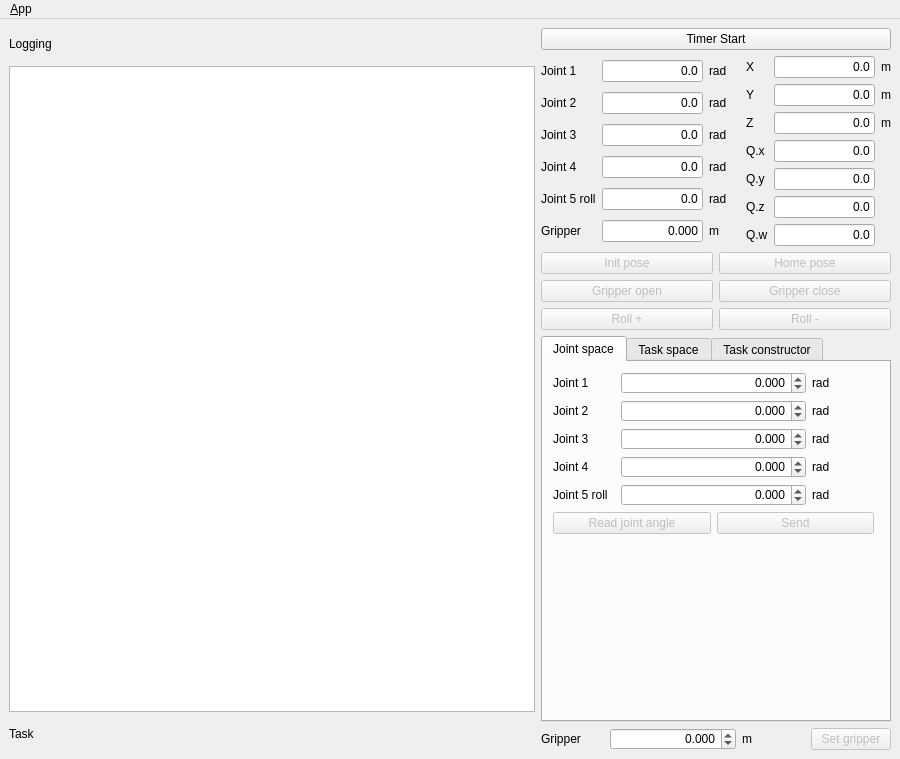
<?xml version="1.0" encoding="UTF-8"?>
<ui version="4.0">
 <class>MainWindowDesign</class>
 <widget class="QMainWindow" name="MainWindowDesign">
  <property name="enabled">
   <bool>true</bool>
  </property>
  <property name="geometry">
   <rect>
    <x>0</x>
    <y>0</y>
    <width>900</width>
    <height>759</height>
   </rect>
  </property>
  <property name="sizePolicy">
   <sizepolicy hsizetype="Preferred" vsizetype="Preferred">
    <horstretch>0</horstretch>
    <verstretch>0</verstretch>
   </sizepolicy>
  </property>
  <property name="minimumSize">
   <size>
    <width>793</width>
    <height>550</height>
   </size>
  </property>
  <property name="maximumSize">
   <size>
    <width>900</width>
    <height>800</height>
   </size>
  </property>
  <property name="windowTitle">
   <string>OpenManipulator control GUI</string>
  </property>
  <property name="windowIcon">
   <iconset>
    <normaloff>:/images/icon.png</normaloff>:/images/icon.png</iconset>
  </property>
  <property name="locale">
   <locale language="English" country="Australia"/>
  </property>
  <widget class="QWidget" name="centralwidget">
   <layout class="QGridLayout" name="gridLayout">
    <item row="0" column="0">
     <layout class="QHBoxLayout" name="horizontalLayout_24" stretch="3,2">
      <item>
       <layout class="QVBoxLayout" name="verticalLayout_11" stretch="1,20,1,25">
        <item>
         <widget class="QLabel" name="label_18">
          <property name="text">
           <string>Logging</string>
          </property>
         </widget>
        </item>
        <item>
         <widget class="QPlainTextEdit" name="plainTextEdit_log">
          <property name="readOnly">
           <bool>true</bool>
          </property>
         </widget>
        </item>
        <item>
         <widget class="QLabel" name="label_75">
          <property name="text">
           <string>Task</string>
          </property>
         </widget>
        </item>
        <item>
         <layout class="QVBoxLayout" name="verticalLayout_19"/>
        </item>
       </layout>
      </item>
      <item>
       <layout class="QVBoxLayout" name="verticalLayout_9" stretch="0,0,0,0,0,0">
        <item>
         <widget class="QPushButton" name="btn_timer_start">
          <property name="text">
           <string>Timer Start</string>
          </property>
         </widget>
        </item>
        <item>
         <layout class="QHBoxLayout" name="horizontalLayout_22"/>
        </item>
        <item>
         <layout class="QHBoxLayout" name="horizontalLayout">
          <item>
           <layout class="QGridLayout" name="gridLayout_3">
            <item row="1" column="0">
             <widget class="QLabel" name="label_5">
              <property name="text">
               <string>Joint 2</string>
              </property>
             </widget>
            </item>
            <item row="5" column="0">
             <widget class="QLabel" name="label_38">
              <property name="text">
               <string>Gripper</string>
              </property>
             </widget>
            </item>
            <item row="1" column="1">
             <widget class="QLineEdit" name="txt_j2">
              <property name="enabled">
               <bool>true</bool>
              </property>
              <property name="layoutDirection">
               <enum>Qt::LeftToRight</enum>
              </property>
              <property name="text">
               <string>0.0</string>
              </property>
              <property name="alignment">
               <set>Qt::AlignRight|Qt::AlignTrailing|Qt::AlignVCenter</set>
              </property>
              <property name="readOnly">
               <bool>true</bool>
              </property>
             </widget>
            </item>
            <item row="1" column="2">
             <widget class="QLabel" name="label_12">
              <property name="text">
               <string>rad</string>
              </property>
             </widget>
            </item>
            <item row="3" column="0">
             <widget class="QLabel" name="label_7">
              <property name="text">
               <string>Joint 4</string>
              </property>
             </widget>
            </item>
            <item row="2" column="2">
             <widget class="QLabel" name="label_13">
              <property name="text">
               <string>rad</string>
              </property>
             </widget>
            </item>
            <item row="3" column="2">
             <widget class="QLabel" name="label_14">
              <property name="text">
               <string>rad</string>
              </property>
             </widget>
            </item>
            <item row="3" column="1">
             <widget class="QLineEdit" name="txt_j4">
              <property name="enabled">
               <bool>true</bool>
              </property>
              <property name="layoutDirection">
               <enum>Qt::LeftToRight</enum>
              </property>
              <property name="text">
               <string>0.0</string>
              </property>
              <property name="alignment">
               <set>Qt::AlignRight|Qt::AlignTrailing|Qt::AlignVCenter</set>
              </property>
              <property name="readOnly">
               <bool>true</bool>
              </property>
             </widget>
            </item>
            <item row="4" column="2">
              <widget class="QLabel" name="label_j5_unit">
                <property name="text">
                <string>rad</string>
                </property>
              </widget>
            </item>
            <item row="5" column="2">
             <widget class="QLabel" name="label_39">
              <property name="text">
               <string>m</string>
              </property>
             </widget>
            </item>
            <item row="0" column="0">
             <widget class="QLabel" name="label_4">
              <property name="text">
               <string>Joint 1</string>
              </property>
             </widget>
            </item>
            <item row="0" column="1">
             <widget class="QLineEdit" name="txt_j1">
              <property name="enabled">
               <bool>true</bool>
              </property>
              <property name="layoutDirection">
               <enum>Qt::LeftToRight</enum>
              </property>
              <property name="text">
               <string>0.0</string>
              </property>
              <property name="alignment">
               <set>Qt::AlignRight|Qt::AlignTrailing|Qt::AlignVCenter</set>
              </property>
              <property name="readOnly">
               <bool>true</bool>
              </property>
             </widget>
            </item>
            <item row="2" column="1">
             <widget class="QLineEdit" name="txt_j3">
              <property name="enabled">
               <bool>true</bool>
              </property>
              <property name="layoutDirection">
               <enum>Qt::LeftToRight</enum>
              </property>
              <property name="text">
               <string>0.0</string>
              </property>
              <property name="alignment">
               <set>Qt::AlignRight|Qt::AlignTrailing|Qt::AlignVCenter</set>
              </property>
              <property name="readOnly">
               <bool>true</bool>
              </property>
             </widget>
            </item>
            <item row="4" column="1">
             <widget class="QLineEdit" name="txt_j5">
              <property name="enabled">
               <bool>true</bool>
              </property>
              <property name="layoutDirection">
               <enum>Qt::LeftToRight</enum>
              </property>
              <property name="text">
               <string>0.0</string>
              </property>
              <property name="alignment">
               <set>Qt::AlignRight|Qt::AlignTrailing|Qt::AlignVCenter</set>
              </property>
              <property name="readOnly">
               <bool>true</bool>
              </property>
             </widget>
            </item>
            <item row="5" column="1">
             <widget class="QLineEdit" name="txt_grip">
              <property name="enabled">
               <bool>true</bool>
              </property>
              <property name="layoutDirection">
               <enum>Qt::LeftToRight</enum>
              </property>
              <property name="text">
               <string>0.000</string>
              </property>
              <property name="alignment">
               <set>Qt::AlignRight|Qt::AlignTrailing|Qt::AlignVCenter</set>
              </property>
              <property name="readOnly">
               <bool>true</bool>
              </property>
             </widget>
            </item>
            <item row="2" column="0">
             <widget class="QLabel" name="label_6">
              <property name="text">
               <string>Joint 3</string>
              </property>
             </widget>
            </item>
            <item row="4" column="0">
             <widget class="QLabel" name="label_j5">
              <property name="text">
               <string>Joint 5 roll</string>
              </property>
             </widget>
            </item>
            <item row="0" column="2">
             <widget class="QLabel" name="label_11">
              <property name="text">
               <string>rad</string>
              </property>
             </widget>
            </item>
           </layout>
          </item>
          <item>
           <widget class="QLabel" name="label_2">
            <property name="text">
             <string/>
            </property>
           </widget>
          </item>
          <item>
           <layout class="QGridLayout" name="gridLayout_4">
            <item row="1" column="1">
             <widget class="QLineEdit" name="txt_y">
              <property name="enabled">
               <bool>true</bool>
              </property>
              <property name="layoutDirection">
               <enum>Qt::LeftToRight</enum>
              </property>
              <property name="text">
               <string>0.0</string>
              </property>
              <property name="alignment">
               <set>Qt::AlignRight|Qt::AlignTrailing|Qt::AlignVCenter</set>
              </property>
              <property name="readOnly">
               <bool>true</bool>
              </property>
             </widget>
            </item>
            <item row="3" column="1">
             <widget class="QLineEdit" name="txt_q_x">
              <property name="enabled">
               <bool>true</bool>
              </property>
              <property name="layoutDirection">
               <enum>Qt::LeftToRight</enum>
              </property>
              <property name="text">
               <string>0.0</string>
              </property>
              <property name="alignment">
               <set>Qt::AlignRight|Qt::AlignTrailing|Qt::AlignVCenter</set>
              </property>
              <property name="readOnly">
               <bool>true</bool>
              </property>
             </widget>
            </item>
            <item row="3" column="0">
             <widget class="QLabel" name="label_49">
              <property name="text">
               <string>Q.x</string>
              </property>
             </widget>
            </item>
            <item row="0" column="0">
             <widget class="QLabel" name="label_10">
              <property name="text">
               <string>X</string>
              </property>
             </widget>
            </item>
            <item row="2" column="0">
             <widget class="QLabel" name="label_8">
              <property name="text">
               <string>Z</string>
              </property>
             </widget>
            </item>
            <item row="0" column="1">
             <widget class="QLineEdit" name="txt_x">
              <property name="enabled">
               <bool>true</bool>
              </property>
              <property name="layoutDirection">
               <enum>Qt::LeftToRight</enum>
              </property>
              <property name="text">
               <string>0.0</string>
              </property>
              <property name="alignment">
               <set>Qt::AlignRight|Qt::AlignTrailing|Qt::AlignVCenter</set>
              </property>
              <property name="readOnly">
               <bool>true</bool>
              </property>
             </widget>
            </item>
            <item row="0" column="2">
             <widget class="QLabel" name="label_16">
              <property name="text">
               <string>m</string>
              </property>
             </widget>
            </item>
            <item row="4" column="0">
             <widget class="QLabel" name="label_50">
              <property name="text">
               <string>Q.y</string>
              </property>
             </widget>
            </item>
            <item row="1" column="0">
             <widget class="QLabel" name="label_9">
              <property name="text">
               <string>Y</string>
              </property>
             </widget>
            </item>
            <item row="5" column="1">
             <widget class="QLineEdit" name="txt_q_z">
              <property name="enabled">
               <bool>true</bool>
              </property>
              <property name="layoutDirection">
               <enum>Qt::LeftToRight</enum>
              </property>
              <property name="text">
               <string>0.0</string>
              </property>
              <property name="alignment">
               <set>Qt::AlignRight|Qt::AlignTrailing|Qt::AlignVCenter</set>
              </property>
              <property name="readOnly">
               <bool>true</bool>
              </property>
             </widget>
            </item>
            <item row="5" column="0">
             <widget class="QLabel" name="label_51">
              <property name="text">
               <string>Q.z</string>
              </property>
             </widget>
            </item>
            <item row="2" column="1">
             <widget class="QLineEdit" name="txt_z">
              <property name="enabled">
               <bool>true</bool>
              </property>
              <property name="layoutDirection">
               <enum>Qt::LeftToRight</enum>
              </property>
              <property name="text">
               <string>0.0</string>
              </property>
              <property name="alignment">
               <set>Qt::AlignRight|Qt::AlignTrailing|Qt::AlignVCenter</set>
              </property>
              <property name="readOnly">
               <bool>true</bool>
              </property>
             </widget>
            </item>
            <item row="4" column="1">
             <widget class="QLineEdit" name="txt_q_y">
              <property name="enabled">
               <bool>true</bool>
              </property>
              <property name="layoutDirection">
               <enum>Qt::LeftToRight</enum>
              </property>
              <property name="text">
               <string>0.0</string>
              </property>
              <property name="alignment">
               <set>Qt::AlignRight|Qt::AlignTrailing|Qt::AlignVCenter</set>
              </property>
              <property name="readOnly">
               <bool>true</bool>
              </property>
             </widget>
            </item>
            <item row="6" column="0">
             <widget class="QLabel" name="label_52">
              <property name="text">
               <string>Q.w</string>
              </property>
             </widget>
            </item>
            <item row="6" column="1">
             <widget class="QLineEdit" name="txt_q_w">
              <property name="enabled">
               <bool>true</bool>
              </property>
              <property name="layoutDirection">
               <enum>Qt::LeftToRight</enum>
              </property>
              <property name="text">
               <string>0.0</string>
              </property>
              <property name="alignment">
               <set>Qt::AlignRight|Qt::AlignTrailing|Qt::AlignVCenter</set>
              </property>
              <property name="readOnly">
               <bool>true</bool>
              </property>
             </widget>
            </item>
            <item row="1" column="2">
             <widget class="QLabel" name="label_17">
              <property name="text">
               <string>m</string>
              </property>
             </widget>
            </item>
            <item row="2" column="2">
             <widget class="QLabel" name="label_15">
              <property name="text">
               <string>m</string>
              </property>
             </widget>
            </item>
           </layout>
          </item>
         </layout>
        </item>
        <item>
         <layout class="QVBoxLayout" name="verticalLayout_3">
          <item>
           <layout class="QHBoxLayout" name="horizontalLayout_3">
            <item>
             <widget class="QPushButton" name="btn_init_pose">
              <property name="enabled">
               <bool>false</bool>
              </property>
              <property name="text">
               <string>Init pose</string>
              </property>
             </widget>
            </item>
            <item>
             <widget class="QPushButton" name="btn_home_pose">
              <property name="enabled">
               <bool>false</bool>
              </property>
              <property name="text">
               <string>Home pose</string>
              </property>
             </widget>
            </item>
           </layout>
          </item>
          <item>
           <layout class="QHBoxLayout" name="horizontalLayout_4">
            <item>
             <widget class="QPushButton" name="btn_gripper_open">
              <property name="enabled">
               <bool>false</bool>
              </property>
              <property name="text">
               <string>Gripper open</string>
              </property>
             </widget>
            </item>
            <item>
             <widget class="QPushButton" name="btn_gripper_close">
              <property name="enabled">
               <bool>false</bool>
              </property>
              <property name="text">
               <string>Gripper close</string>
              </property>
             </widget>
            </item>
           </layout>
          </item>
          <item>
           <layout class="QHBoxLayout" name="horizontalLayout_wrist">
            <item>
             <widget class="QPushButton" name="btn_wrist_ccw">
              <property name="enabled">
               <bool>false</bool>
              </property>
              <property name="text">
               <string>Roll +</string>
              </property>
             </widget>
            </item>
            <item>
             <widget class="QPushButton" name="btn_wrist_cw">
              <property name="enabled">
               <bool>false</bool>
              </property>
              <property name="text">
               <string>Roll -</string>
              </property>
             </widget>
            </item>
           </layout>
          </item>
         </layout>
        </item>
        <item>
         <widget class="QTabWidget" name="tabWidget">
          <property name="minimumSize">
           <size>
            <width>348</width>
            <height>348</height>
           </size>
          </property>
          <property name="currentIndex">
           <number>0</number>
          </property>
          <widget class="QWidget" name="tab_js">
           <property name="enabled">
            <bool>true</bool>
           </property>
           <property name="tabletTracking">
            <bool>false</bool>
           </property>
           <attribute name="title">
            <string>Joint space</string>
           </attribute>
           <widget class="QWidget" name="verticalLayoutWidget">
            <property name="geometry">
             <rect>
              <x>10</x>
              <y>10</y>
              <width>321</width>
              <height>162</height>
             </rect>
            </property>
            <layout class="QVBoxLayout" name="verticalLayout_4">
             <item>
              <layout class="QGridLayout" name="gridLayout_2" columnstretch="1,3,1">
               <item row="2" column="1">
                <widget class="QDoubleSpinBox" name="doubleSpinBox_j3">
                 <property name="alignment">
                  <set>Qt::AlignRight|Qt::AlignTrailing|Qt::AlignVCenter</set>
                 </property>
                 <property name="decimals">
                  <number>3</number>
                 </property>
                 <property name="minimum">
                  <double>-3.140000000000000</double>
                 </property>
                 <property name="maximum">
                  <double>3.140000000000000</double>
                 </property>
                 <property name="singleStep">
                  <double>0.050000000000000</double>
                 </property>
                </widget>
               </item>
               <item row="1" column="2">
                <widget class="QLabel" name="label_23">
                 <property name="text">
                  <string>rad</string>
                 </property>
                </widget>
               </item>
               <item row="3" column="2">
                <widget class="QLabel" name="label_22">
                 <property name="text">
                  <string>rad</string>
                 </property>
                </widget>
               </item>
               <item row="0" column="1">
                <widget class="QDoubleSpinBox" name="doubleSpinBox_j1">
                 <property name="alignment">
                  <set>Qt::AlignRight|Qt::AlignTrailing|Qt::AlignVCenter</set>
                 </property>
                 <property name="decimals">
                  <number>3</number>
                 </property>
                 <property name="minimum">
                  <double>-3.140000000000000</double>
                 </property>
                 <property name="maximum">
                  <double>3.140000000000000</double>
                 </property>
                 <property name="singleStep">
                  <double>0.050000000000000</double>
                 </property>
                </widget>
               </item>
               <item row="3" column="1">
                <widget class="QDoubleSpinBox" name="doubleSpinBox_j4">
                 <property name="alignment">
                  <set>Qt::AlignRight|Qt::AlignTrailing|Qt::AlignVCenter</set>
                 </property>
                 <property name="decimals">
                  <number>3</number>
                 </property>
                 <property name="minimum">
                  <double>-3.140000000000000</double>
                 </property>
                 <property name="maximum">
                  <double>3.140000000000000</double>
                 </property>
                 <property name="singleStep">
                  <double>0.050000000000000</double>
                 </property>
                </widget>
               </item>
               <item row="2" column="0">
                <widget class="QLabel" name="label_19">
                 <property name="text">
                  <string>Joint 3</string>
                 </property>
                </widget>
               </item>
               <item row="2" column="2">
                <widget class="QLabel" name="label_21">
                 <property name="text">
                  <string>rad</string>
                 </property>
                </widget>
               </item>
               <item row="0" column="2">
                <widget class="QLabel" name="label_61">
                 <property name="text">
                  <string>rad</string>
                 </property>
                </widget>
               </item>
               <item row="1" column="0">
                <widget class="QLabel" name="label_24">
                 <property name="text">
                  <string>Joint 2</string>
                 </property>
                </widget>
               </item>
               <item row="1" column="1">
                <widget class="QDoubleSpinBox" name="doubleSpinBox_j2">
                 <property name="alignment">
                  <set>Qt::AlignRight|Qt::AlignTrailing|Qt::AlignVCenter</set>
                 </property>
                 <property name="decimals">
                  <number>3</number>
                 </property>
                 <property name="minimum">
                  <double>-3.140000000000000</double>
                 </property>
                 <property name="maximum">
                  <double>3.140000000000000</double>
                 </property>
                 <property name="singleStep">
                  <double>0.050000000000000</double>
                 </property>
                </widget>
               </item>
               <item row="3" column="0">
                <widget class="QLabel" name="label_20">
                 <property name="text">
                  <string>Joint 4</string>
                </property>
                </widget>
               </item>
               <item row="4" column="0">
                <widget class="QLabel" name="label_j5_spin">
                 <property name="text">
                  <string>Joint 5 roll</string>
                 </property>
                </widget>
               </item>
               <item row="4" column="1">
                <widget class="QDoubleSpinBox" name="doubleSpinBox_j5">
                 <property name="alignment">
                  <set>Qt::AlignRight|Qt::AlignTrailing|Qt::AlignVCenter</set>
                 </property>
                 <property name="decimals">
                  <number>3</number>
                 </property>
                 <property name="minimum">
                  <double>-2.618000000000000</double>
                 </property>
                 <property name="maximum">
                  <double>2.618000000000000</double>
                 </property>
                 <property name="singleStep">
                  <double>0.050000000000000</double>
                 </property>
                </widget>
               </item>
               <item row="4" column="2">
                <widget class="QLabel" name="label_j5_unit_spin">
                 <property name="text">
                  <string>rad</string>
                 </property>
                </widget>
               </item>
               <item row="0" column="0">
                <widget class="QLabel" name="label_26">
                 <property name="text">
                  <string>Joint 1</string>
                 </property>
                </widget>
               </item>
              </layout>
             </item>
             <item>
              <layout class="QHBoxLayout" name="horizontalLayout_13">
               <item>
                <widget class="QPushButton" name="btn_read_joint_angle">
                 <property name="enabled">
                  <bool>false</bool>
                 </property>
                 <property name="text">
                  <string>Read joint angle</string>
                 </property>
                </widget>
               </item>
               <item>
                <widget class="QPushButton" name="btn_send_joint_angle">
                 <property name="enabled">
                  <bool>false</bool>
                 </property>
                 <property name="text">
                  <string>Send</string>
                 </property>
                </widget>
               </item>
              </layout>
             </item>
            </layout>
           </widget>
          </widget>
          <widget class="QWidget" name="tab_cs">
           <attribute name="title">
            <string>Task space</string>
           </attribute>
           <widget class="QWidget" name="horizontalLayoutWidget_30">
            <property name="geometry">
             <rect>
              <x>10</x>
              <y>10</y>
              <width>321</width>
              <height>222</height>
             </rect>
            </property>
            <layout class="QHBoxLayout" name="horizontalLayout_32" stretch="0,0,2">
             <item>
              <layout class="QGridLayout" name="gridLayout_5">
               <item row="0" column="0">
                <widget class="QLabel" name="label_29">
                 <property name="text">
                  <string>X </string>
                 </property>
                </widget>
               </item>
               <item row="1" column="0">
                <widget class="QLabel" name="label_32">
                 <property name="text">
                  <string>Y</string>
                 </property>
                </widget>
               </item>
               <item row="1" column="2">
                <widget class="QLabel" name="label_27">
                 <property name="text">
                  <string>m</string>
                 </property>
                </widget>
               </item>
               <item row="0" column="2">
                <widget class="QLabel" name="label_31">
                 <property name="text">
                  <string>m</string>
                 </property>
                </widget>
               </item>
               <item row="3" column="0">
                <widget class="QLabel" name="label_35">
                 <property name="text">
                  <string>Q.x</string>
                 </property>
                </widget>
               </item>
               <item row="4" column="1">
                <widget class="QDoubleSpinBox" name="doubleSpinBox_q_y">
                 <property name="decimals">
                  <number>3</number>
                 </property>
                 <property name="minimum">
                  <double>-1.000000000000000</double>
                 </property>
                 <property name="maximum">
                  <double>1.000000000000000</double>
                 </property>
                 <property name="singleStep">
                  <double>0.010000000000000</double>
                 </property>
                </widget>
               </item>
               <item row="2" column="1">
                <widget class="QDoubleSpinBox" name="doubleSpinBox_z">
                 <property name="decimals">
                  <number>3</number>
                 </property>
                 <property name="minimum">
                  <double>-1.000000000000000</double>
                 </property>
                 <property name="maximum">
                  <double>1.000000000000000</double>
                 </property>
                 <property name="singleStep">
                  <double>0.010000000000000</double>
                 </property>
                </widget>
               </item>
               <item row="1" column="1">
                <widget class="QDoubleSpinBox" name="doubleSpinBox_y">
                 <property name="decimals">
                  <number>3</number>
                 </property>
                 <property name="minimum">
                  <double>-1.000000000000000</double>
                 </property>
                 <property name="maximum">
                  <double>1.000000000000000</double>
                 </property>
                 <property name="singleStep">
                  <double>0.010000000000000</double>
                 </property>
                </widget>
               </item>
               <item row="2" column="0">
                <widget class="QLabel" name="label_30">
                 <property name="text">
                  <string>Z</string>
                 </property>
                </widget>
               </item>
               <item row="0" column="1">
                <widget class="QDoubleSpinBox" name="doubleSpinBox_x">
                 <property name="decimals">
                  <number>3</number>
                 </property>
                 <property name="minimum">
                  <double>-1.000000000000000</double>
                 </property>
                 <property name="maximum">
                  <double>1.000000000000000</double>
                 </property>
                 <property name="singleStep">
                  <double>0.010000000000000</double>
                 </property>
                </widget>
               </item>
               <item row="4" column="0">
                <widget class="QLabel" name="label_53">
                 <property name="text">
                  <string>Q.y</string>
                 </property>
                </widget>
               </item>
               <item row="5" column="1">
                <widget class="QDoubleSpinBox" name="doubleSpinBox_q_z">
                 <property name="decimals">
                  <number>3</number>
                 </property>
                 <property name="minimum">
                  <double>-1.000000000000000</double>
                 </property>
                 <property name="maximum">
                  <double>1.000000000000000</double>
                 </property>
                 <property name="singleStep">
                  <double>0.010000000000000</double>
                 </property>
                </widget>
               </item>
               <item row="3" column="1">
                <widget class="QDoubleSpinBox" name="doubleSpinBox_q_x">
                 <property name="decimals">
                  <number>3</number>
                 </property>
                 <property name="minimum">
                  <double>-1.000000000000000</double>
                 </property>
                 <property name="maximum">
                  <double>1.000000000000000</double>
                 </property>
                 <property name="singleStep">
                  <double>0.010000000000000</double>
                 </property>
                </widget>
               </item>
               <item row="5" column="0">
                <widget class="QLabel" name="label_54">
                 <property name="text">
                  <string>Q.z</string>
                 </property>
                </widget>
               </item>
               <item row="6" column="0">
                <widget class="QLabel" name="label_55">
                 <property name="text">
                  <string>Q.w</string>
                 </property>
                </widget>
               </item>
               <item row="6" column="1">
                <widget class="QDoubleSpinBox" name="doubleSpinBox_q_w">
                 <property name="decimals">
                  <number>3</number>
                 </property>
                 <property name="minimum">
                  <double>-1.000000000000000</double>
                 </property>
                 <property name="maximum">
                  <double>1.000000000000000</double>
                 </property>
                 <property name="singleStep">
                  <double>0.010000000000000</double>
                 </property>
                </widget>
               </item>
               <item row="2" column="2">
                <widget class="QLabel" name="label_28">
                 <property name="text">
                  <string>m</string>
                 </property>
                </widget>
               </item>
              </layout>
             </item>
             <item>
              <widget class="QLabel" name="label_3">
               <property name="text">
                <string/>
               </property>
              </widget>
             </item>
             <item>
              <layout class="QVBoxLayout" name="verticalLayout_17" stretch="1,2">
               <item>
                <layout class="QVBoxLayout" name="verticalLayout_14" stretch="0,0,0,0,0">
                 <item>
                  <widget class="QLabel" name="label_57">
                   <property name="autoFillBackground">
                    <bool>false</bool>
                   </property>
                   <property name="text">
                    <string>position_tol</string>
                   </property>
                  </widget>
                 </item>
                 <item>
                  <widget class="QDoubleSpinBox" name="doubleSpinBox_position_tol">
                   <property name="alignment">
                    <set>Qt::AlignRight|Qt::AlignTrailing|Qt::AlignVCenter</set>
                   </property>
                   <property name="decimals">
                    <number>3</number>
                   </property>
                   <property name="minimum">
                    <double>0.000000000000000</double>
                   </property>
                   <property name="maximum">
                    <double>1.000000000000000</double>
                   </property>
                   <property name="singleStep">
                    <double>0.010000000000000</double>
                   </property>
                   <property name="value">
                    <double>0.050000000000000</double>
                   </property>
                  </widget>
                 </item>
                 <item>
                  <widget class="QLabel" name="label_56">
                   <property name="text">
                    <string>orientation_tol</string>
                   </property>
                  </widget>
                 </item>
                 <item>
                  <widget class="QDoubleSpinBox" name="doubleSpinBox_orientation_tol">
                   <property name="alignment">
                    <set>Qt::AlignRight|Qt::AlignTrailing|Qt::AlignVCenter</set>
                   </property>
                   <property name="decimals">
                    <number>3</number>
                   </property>
                   <property name="minimum">
                    <double>0.000000000000000</double>
                   </property>
                   <property name="maximum">
                    <double>1.000000000000000</double>
                   </property>
                   <property name="singleStep">
                    <double>0.010000000000000</double>
                   </property>
                   <property name="value">
                    <double>0.050000000000000</double>
                   </property>
                  </widget>
                 </item>
                 <item>
                  <widget class="QCheckBox" name="checkBox">
                   <property name="text">
                    <string>position only</string>
                   </property>
                   <property name="checked">
                    <bool>true</bool>
                   </property>
                  </widget>
                 </item>
                </layout>
               </item>
               <item>
                <layout class="QVBoxLayout" name="verticalLayout_16" stretch="1,1">
                 <item>
                  <widget class="QPushButton" name="btn_read_kinematic_pose">
                   <property name="enabled">
                    <bool>false</bool>
                   </property>
                   <property name="text">
                    <string>Read kinematic pose</string>
                   </property>
                  </widget>
                 </item>
                 <item>
                  <widget class="QPushButton" name="btn_send_kinematic_pose">
                   <property name="enabled">
                    <bool>false</bool>
                   </property>
                   <property name="text">
                    <string>Send</string>
                   </property>
                  </widget>
                 </item>
                </layout>
               </item>
              </layout>
             </item>
            </layout>
           </widget>
          </widget>
          <widget class="QWidget" name="Task_constructor">
           <attribute name="title">
            <string>Task constructor</string>
           </attribute>
           <widget class="QWidget" name="verticalLayoutWidget_19">
            <property name="geometry">
             <rect>
              <x>10</x>
              <y>10</y>
              <width>321</width>
              <height>231</height>
             </rect>
            </property>
            <layout class="QVBoxLayout" name="verticalLayout_20" stretch="3,1,3">
             <item>
              <widget class="QPushButton" name="btn_save_pose">
               <property name="text">
                <string>Save pose</string>
               </property>
              </widget>
             </item>
             <item>
              <layout class="QVBoxLayout" name="verticalLayout_18">
               <item>
                <layout class="QHBoxLayout" name="horizontalLayout_35">
                 <item>
                  <layout class="QHBoxLayout" name="horizontalLayout_33">
                   <item>
                    <widget class="QLabel" name="label">
                     <property name="text">
                      <string>Iters</string>
                     </property>
                    </widget>
                   </item>
                   <item>
                    <widget class="QSpinBox" name="txt_rap">
                     <property name="maximum">
                      <number>999</number>
                     </property>
                     <property name="value">
                      <number>1</number>
                     </property>
                    </widget>
                   </item>
                  </layout>
                 </item>
                 <item>
                  <widget class="QPushButton" name="btn_play">
                   <property name="text">
                    <string>Play</string>
                   </property>
                  </widget>
                 </item>
                </layout>
               </item>
               <item>
                <layout class="QHBoxLayout" name="horizontalLayout_36">
                 <item>
                  <widget class="QPushButton" name="btn_read_task">
                   <property name="enabled">
                    <bool>true</bool>
                   </property>
                   <property name="text">
                    <string>Read task</string>
                   </property>
                  </widget>
                 </item>
                 <item>
                  <widget class="QPushButton" name="btn_stop">
                   <property name="text">
                    <string>Stop</string>
                   </property>
                  </widget>
                 </item>
                </layout>
               </item>
              </layout>
             </item>
             <item>
              <widget class="QPushButton" name="btn_reset_task">
               <property name="text">
                <string>Reset task</string>
               </property>
              </widget>
             </item>
            </layout>
           </widget>
          </widget>
         </widget>
        </item>
        <item>
         <layout class="QHBoxLayout" name="horizontalLayout_23" stretch="1,2,1,0">
          <item>
           <widget class="QLabel" name="label_37">
            <property name="text">
             <string>Gripper</string>
            </property>
           </widget>
          </item>
          <item>
           <widget class="QDoubleSpinBox" name="doubleSpinBox_gripper">
            <property name="minimumSize">
             <size>
              <width>0</width>
              <height>4</height>
             </size>
            </property>
            <property name="alignment">
             <set>Qt::AlignRight|Qt::AlignTrailing|Qt::AlignVCenter</set>
            </property>
            <property name="decimals">
             <number>3</number>
            </property>
            <property name="minimum">
             <double>-1.135000000000000</double>
            </property>
            <property name="maximum">
             <double>1.135000000000000</double>
            </property>
            <property name="singleStep">
             <double>0.002000000000000</double>
            </property>
            <property name="value">
             <double>0.000000000000000</double>
            </property>
           </widget>
          </item>
          <item>
           <widget class="QLabel" name="label_40">
            <property name="text">
             <string>m</string>
            </property>
           </widget>
          </item>
          <item>
           <widget class="QPushButton" name="btn_set_gripper">
            <property name="enabled">
             <bool>false</bool>
            </property>
            <property name="text">
             <string>Set gripper</string>
            </property>
           </widget>
          </item>
         </layout>
        </item>
       </layout>
      </item>
     </layout>
    </item>
   </layout>
  </widget>
  <widget class="QMenuBar" name="menubar">
   <property name="geometry">
    <rect>
     <x>0</x>
     <y>0</y>
     <width>900</width>
     <height>22</height>
    </rect>
   </property>
   <widget class="QMenu" name="menu_File">
    <property name="title">
     <string>&amp;App</string>
    </property>
    <addaction name="action_Preferences"/>
    <addaction name="separator"/>
    <addaction name="actionAbout"/>
    <addaction name="actionAbout_Qt"/>
    <addaction name="separator"/>
    <addaction name="action_Quit"/>
   </widget>
   <addaction name="menu_File"/>
  </widget>
  <action name="action_Quit">
   <property name="text">
    <string>&amp;Quit</string>
   </property>
   <property name="shortcut">
    <string>Ctrl+Q</string>
   </property>
   <property name="shortcutContext">
    <enum>Qt::ApplicationShortcut</enum>
   </property>
  </action>
  <action name="action_Preferences">
   <property name="text">
    <string>&amp;Preferences</string>
   </property>
  </action>
  <action name="actionAbout">
   <property name="text">
    <string>&amp;About</string>
   </property>
  </action>
  <action name="actionAbout_Qt">
   <property name="text">
    <string>About &amp;Qt</string>
   </property>
  </action>
 </widget>
 <resources/>
 <connections>
  <connection>
   <sender>action_Quit</sender>
   <signal>triggered()</signal>
   <receiver>MainWindowDesign</receiver>
   <slot>close()</slot>
   <hints>
    <hint type="sourcelabel">
     <x>-1</x>
     <y>-1</y>
    </hint>
    <hint type="destinationlabel">
     <x>399</x>
     <y>299</y>
    </hint>
   </hints>
  </connection>
 </connections>
</ui>
